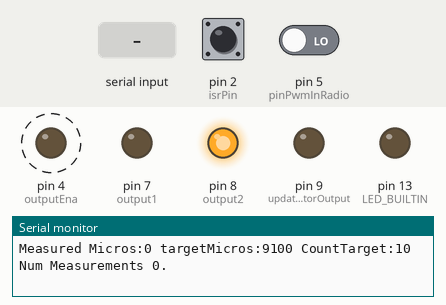
Bench run of a program on a simulated Arduino Nano, built with avr-gcc and run on an emulated ATmega328P. Shown: output pins drawn as LEDs (lit = HIGH), the last lines printed to the serial monitor. Dashed ring = blinking. The test bench sets the inputs (shaded band); at power-on: pin 2 (isrPin) HIGH, pin 5 (pinPwmInRadio) LOW.

Above: at 1.2 s.
1.3 s: "d\n" received over Serial
At 1.48 s:
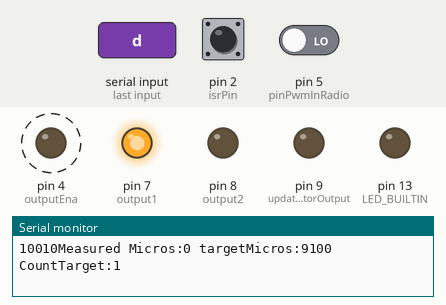
4.3 s: byte 100 ('d') received over Serial
At 7.17 s:
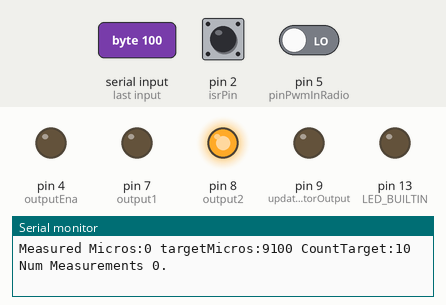
Timing chart, 0 to 8.7 s (numbered marks = the images above; inputs shaded):
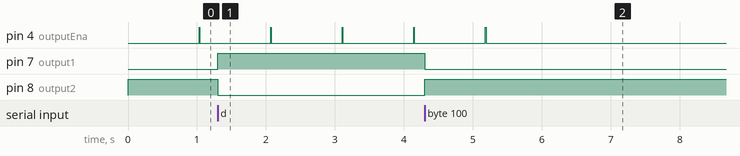

The program:

main.cpp
```cpp
#include <Arduino.h>
#include <stdio.h>
#include "Test2.h"
#include "flasher.h"
#include "InterruptTimerAction.h"
#include "RadioInputSample.h"
#include "CommandMapping.h"
#include "MotorSpeedMeasure.h"


uint16_t adjustTheSpeed(unsigned long measuredMicros);

#define __ASSERT_USE_STDERR

#include <assert.h>

///////////////////////////////////////////////////////////////////////////
// Set up some parameters
const uint16_t countLimit = 80;
uint16_t countTarget = 10 ;//(countLimit/10)*FB_GAIN;// initial value
bool direction = HIGH;
uint16_t numbreroftimesSpeedmeasuredMax = 0;
unsigned long targetMicros = 9100;
uint32_t watchdog = 100;
unsigned long measuredPWMFromRadio =0;
bool MotorTick = false;// Flag to be set each time outout period to Motor is achieved - 20Ms

///////////////////////////////////////////////////////////////////////////
// Set up the pins we attach to peripherials
const int isrPin = 2;
Flasher led3(LED_BUILTIN, 500, 500);
const uint8_t outputEna = 4;
const uint8_t output1 = 7;
const uint8_t output2 = 8;
const uint8_t updateRateIndicatorOutput = 9;
const uint8_t pinPwmInRadio = 5;


#define  DiagTick {static uint8_t outputDiag = LOW;outputDiag = !outputDiag;digitalWrite(updateRateIndicatorOutput, outputDiag);}

void settargetMicrosFromTX(unsigned long pwmRead)
{
  targetMicros = map_command_value_from_pwm_in(pwmRead);
}

// Set up the ASSERT handler
// handle diagnostic informations given by assertion and abort program execution:
void __assert(const char *__func, const char *__file, int __lineno, const char *__sexp) {
    // transmit diagnostic informations through serial link.
    Serial.println(__func);
    Serial.println(__file);
    Serial.println(__lineno, DEC);
    Serial.println(__sexp);
    Serial.flush();
    // abort program execution.
    abort();
}

///////////////////////////////////////////////////////////////////

///
///
uint16_t calculateTheSpeedAdjust (unsigned long measuredMicros)
{
    return (measuredMicros > targetMicros) ?measuredMicros-targetMicros:targetMicros-measuredMicros;
}

// the count target is actually FB_GAIN greater than the count limit
// if is divided by FB_GAIN when used
// This allows the slower increment and decrement ??
uint8_t incrementCountTarget(void)
{
  countTarget++;

  if ( countTarget >= countLimit)
  {
    countTarget = countLimit;
  }
  return countTarget;
}

uint8_t decrementCountTarget(void)
{
  if (countTarget > 1)
  {
    countTarget = countTarget - 1;
  }
  return countTarget;
}

/// This actually sets the speed
/// Needs to be used in a feedback loop
// The bigger countTarget The faster we go
// The faster we go the smaller is measuredMillis
uint16_t adjustTheSpeed(unsigned long measuredMicros)
{
  if (measuredMicros > 0)
  {
    if (measuredMicros > targetMicros) // we need to go faster increase countTarget
    {
      (uint8_t) incrementCountTarget();
    }

    if (measuredMicros < targetMicros)
    { // we need to go slower decrease countTarget
      (uint8_t) decrementCountTarget();
    }
  }
  return countTarget;
}

uint_fast16_t do_half_second_actions(void)
{
  char buffer[500];
  sprintf(buffer, "Measured Micros:%lu targetMicros:%lu CountTarget:%d Num Measurements %d.\n\r", GetMeasuredMicros(),targetMicros,countTarget,numbreroftimesSpeedmeasuredMax);
  Serial.print(buffer);

  SetResult(); // other elements sync
  return (uint16_t)0;
}

//////////////////////////////////////////////////////////////////
// Timer Actions (so as to not need stuff in the loop)
// Set up a set of actions to be performed on a timer interrupt
// Sim to be 0.5 Ms
void timerActions(unsigned long now)
{
  static uint16_t counter = 0;
  static uint16_t counterInner = 0;
  static uint16_t counter500 = 0;
  uint8_t output = LOW;
  uint8_t outputActive = output1;
  uint8_t outputInActive = output2;

  //countTarget Increases causes more ON Time in the period
  if (++counter500 > 1000)
  {// can do this in several places - here I link it to the timer
    counter500 = do_half_second_actions();
  }

  //countTarget Increases causes more ON Time in the period
  if (++counter == countLimit)
  {
    counter = 0;
    counterInner++;
    // more diagnostics
    numbreroftimesSpeedmeasuredMax = GetNumTimesSpeedMeasured();
    if (counterInner == 2)
    {
      (uint16_t) adjustTheSpeed(GetMeasuredMicros());
      counterInner = 0;
    }

    MotorTick = true; //sync  with the other elements that are interested in the motor update
  }

  // handle the PWM 0-100%
  output = (counter >= countTarget) ? LOW : HIGH;

  if (direction == HIGH)
  {
    outputActive = output2;
    outputInActive = output1;
  }

  // Activate the PWM
  digitalWrite(outputActive, HIGH);  // control with the variable on time
  digitalWrite(outputInActive, LOW); // keep turned off
  digitalWrite(outputEna, output);
}

//////////////////////////////////////////////////////////////////
/// The Setup element
///
void setup()
{
  Serial.begin(9600); // open the serial port at 9600 bps:
  initTimer(timerActions);

  pinMode(isrPin, INPUT);
  pinMode(pinPwmInRadio, INPUT); // set as an input only - the sampling is done locally
  digitalWrite(isrPin, HIGH); // enable internal pull ups

  // as only specific pins can support the ISR and the command needs the isr number not the pin number
  // translate using a built in function appropriate to the board which will set the pin appropriate to the Require ISR
  attachInterrupt(digitalPinToInterrupt(isrPin), pin_ISR, CHANGE); // Rasing or Lowering or Change

  // Three output pins at the moment - one for each direction of rotation and one for the enable
  pinMode(output2, OUTPUT);
  pinMode(output1, OUTPUT);
  pinMode(outputEna, OUTPUT);
  // set up a digital output for timing with an oscillascope
  pinMode(updateRateIndicatorOutput, OUTPUT);
}

//////////////////////////////////////////////////////////////////////////////
// Runs at about 10u Seconds
void loop()
{
  (void)ReadRadioPWM(micros());

  if (true == MotorTick)
  { // this ensures it runs each time the motor output is updated - 20ms
    //measuredPWMFromRadio = ExportPWMResults(); // get filtered Command PWM values
    //led3.Update(millis());                     // comfort message
    MotorTick = false;
  }
}
```

CommandMapping.h
```cpp
#ifndef CommandMapping_H
#define CommandMapping_H
unsigned long map_command_value_from_pwm_in(unsigned long pwmRead );
#endif
```

InterruptTimerAction.h
```cpp
#ifndef InterruptTimerAction_H
#define InterruptTimerAction_H
#include <Arduino.h>

typedef void (*timerAction_t)(unsigned long);
//InterruptTimerAction(timerAction_t intimer_actiontv);
// void SetTimerActions(timerAction_t timerAction);

void initTimer(timerAction_t timerAction);

#endif
```

MotorSpeedMeasure.h
```cpp
#ifndef MotorSpeedMeasure_h
#define MotorSpeedMeasure_h

#include <Arduino.h>

void pin_ISR();
unsigned long GetMeasuredMicros(void);
uint16_t GetNumTimesSpeedMeasured(void);
#endif
```

RadioInputSample.h
```cpp
#include <Arduino.h>
#ifndef RadioInputSample_H
#define RadioInputSample_H
typedef enum  {
    waitingToStart,
    pwmHigh,
    pwmLow
}state_t;

typedef struct
{
    state_t state;
    unsigned long microsResult;
}result_t;

uint8_t
ReadRadioPWM(unsigned long micros);

void
 SetResult(void);

unsigned long ExportPWMResults(void);

 void ReportCurrentState(void);
 #endif
```

Test2.h
```cpp
#ifndef TEST2_H
#define TEST2_H

extern unsigned int externalVariable;
unsigned int ReturnTest2Variable(void);
void SetTest2Variable(unsigned int);
void PrintTest2Variables(void);
#endif
```

flasher.h
```cpp
#ifndef Flasher_h
#define Flasher_h
#include "Arduino.h"

class Flasher
{
private:
    int ledPin;            // the number of the LED pin
    unsigned long OnTime;  // milliseconds of on-time
    unsigned long OffTime; // milliseconds of off-time
    // These maintain the current state
    int ledState;                 // ledState used to set the LED
    unsigned long previousMillis; // will store last time LED was updated

public:
    Flasher(int pin, long on, long off);
    void Update(unsigned long currentMicros);
};
#endif
```

CommandMapping.cpp
```cpp
#include <Arduino.h>
#include "CommandMapping.h"

typedef struct
{
    uint8_t drive_value;
    unsigned long command_reading;
}mapping_t;


#define MAX_COMMANDED_VALUE 2005
#define MIN_COMMANDED_VALUE 980

#define MAX_DRIVE_VALUE 40
#define MIN_DRIVE_VALUE 0


#define MAPPING_SECTORS (MAX_DRIVE_VALUE-MIN_DRIVE_VALUE)

#define MAPPING_PER_COMMAND_VALUE(x) (((x)/(MAX_COMMANDED_VALUE-MIN_COMMANDED_VALUE))*(MAPPING_SECTORS))

#define mapping_t_Default {(uint8_t)0,(unsigned long)0}

/// possibly to be used for a non linear result ?
static mapping_t current_result[MAPPING_SECTORS] = {
    {MAPPING_PER_COMMAND_VALUE(MIN_DRIVE_VALUE)},
    {MAPPING_PER_COMMAND_VALUE(MAX_DRIVE_VALUE)}
    };

static uint8_t given_command_value_return_drive_value(unsigned long comanded_value)
{
    //uint8_t ret_val = (((comanded_value-MIN_DRIVE_VALUE)*MAPPING_SECTORS)/(MAX_COMMANDED_VALUE-MIN_COMMANDED_VALUE)) ;

    return 0;
}


unsigned long map_command_value_from_pwm_in(unsigned long pwmRead )
{
    return (unsigned long)given_command_value_return_drive_value(pwmRead);
}
```

InterrupTimerAction.cpp
```cpp
#include "InterruptTimerAction.h"

static timerAction_t theActions = nullptr;

// the action to be performed when either the a or B timer occur
void action(void)
{
  if (nullptr != theActions) {(void) theActions(micros());}
}
// The SERVICE indicates an interrupt service routine and the one specificed is the Timer/Counter0 Output Compare Match A Interrupt
// SIGNAL is the old-school name for an interrupt service routine when using avr-gcc.
// The notation is deprecated on the avr. Please use ISR(VECTOR_NAME) { ... } instead.
// See http://www.nongnu.org/avr-libc/u... for details, assuming you're using avr-gcc (WinAVR).
// #define 	SIGNAL(vector)
// SIGNAL(TIMER0_COMPA_vect)
ISR(TIMER0_COMPA_vect)
{
  action();
}

ISR(TIMER0_COMPB_vect)
{
  action();
}

static void SetTimerActions(timerAction_t timerAction)
{
    theActions = timerAction;
}

void initTimer(timerAction_t timerAction)
{
    SetTimerActions(timerAction);
    // Timer0 is already used for millis() - we'll just interrupt somewhere in the middle and call the "Compare A" function below
    // This needs more information - common the web as an example but not explained more
    // Its AVR not Arduino
    // • Bit 1 – OCIE0A: Timer/Counter0 Output Compare Match A Interrupt Enable
    // When the OCIE0A bit is written to one, and the I-bit in the status register is set,
    /// the Timer/Counter0 compare match A interrupt is enabled.
    //The corresponding interrupt is executed if a compare OCF0A bit is set in the Timer/Counter 0 interrupt flag register – TIFR0.
    OCR0A = 0x1F;          // set a value into the A register
    TIMSK0 |= _BV(OCIE0A); // this is the Timer counter interupt mask which we set up to bit 1 (I-bit) to be read write
    OCR0B = 0x9E;          // set a value into the B register
    TIMSK0 |= _BV(OCIE0B); // this is the Timer counter interupt mask which we set up to bit 1 (I-bit) to be read write
}
```

MotorSpeedMeasure.cpp
```cpp
#include <Arduino.h>
#include "MotorSpeedMeasure.h"

//////////////Debug
const unsigned long SMOOTH_FACTOR = 16;
uint16_t numbreroftimesSpeedmeasured = 0;
uint16_t speedmeasuredIndicator = 0;
unsigned long currentMicros = micros();
unsigned long lastMicros = micros();
unsigned long measuredMicros = micros();

unsigned long cumulativeMeasuredMicros = micros();
unsigned long count = 0;
void accumulate(unsigned long in)
{
    //cumulativeMeasuredMicros = ((cumulativeMeasuredMicros*(SMOOTH_FACTOR-1))+in)/SMOOTH_FACTOR; // simple smoothing
    uint_fast64_t input = (uint_fast64_t)in;
    uint_fast64_t cumulativeMeasuredMicros64 = (((uint_fast64_t)cumulativeMeasuredMicros)*(SMOOTH_FACTOR-1))+input;
    cumulativeMeasuredMicros = (unsigned long)(cumulativeMeasuredMicros64/SMOOTH_FACTOR);
    count++;
}

///////////////////
/// Speedy Interrupt Service routines
// here we work out the time between edges of the hall effect inputs
void pin_ISR()
{
    currentMicros = micros();
    measuredMicros = (currentMicros > lastMicros) ? currentMicros - lastMicros : 0;
    if ((measuredMicros > 100) && (measuredMicros < 30000))
    {
        accumulate(measuredMicros);
        numbreroftimesSpeedmeasured++;
        speedmeasuredIndicator++;
    }

    lastMicros = currentMicros;
}

unsigned long GetMeasuredMicros(void)
{
    return cumulativeMeasuredMicros;
}
unsigned long GetMeasuredMicros1(void)
{
    unsigned long retval = 0;
    if ((count > 8) && (speedmeasuredIndicator!=0))
    {
        retval = cumulativeMeasuredMicros;
        speedmeasuredIndicator = 0;
    }

    return retval;
}

uint16_t GetNumTimesSpeedMeasured(void)
{
    unsigned long ret_val = numbreroftimesSpeedmeasured;
    numbreroftimesSpeedmeasured = 0;
    return ret_val;
}
```

RadioInputSample.cpp
```cpp
// Jeffs attempt to make a non blocking polling PWM input
// c to start with - make c++ later with a constructor
#include <Arduino.h>
#include "RadioInputSample.h"
#include <limits.h>

#define result_t_Default {(state_t)waitingToStart,(unsigned long)0}
#define NUM_ELEMENTS_IN_CURRENT_RESULT 50
static uint32_t radioSignalMemory = 0;
static unsigned long microsMemory = 0;
static unsigned long microsResult = 0;
static uint8_t pinPwmInRadio = 5; // update in the constructor if it works
static bool setresult = false;
static uint8_t max = 0;
static state_t state = waitingToStart;
static result_t current_result[NUM_ELEMENTS_IN_CURRENT_RESULT] = {result_t_Default,result_t_Default,result_t_Default,result_t_Default,result_t_Default};
static const uint8_t current_result_ptr_max = NUM_ELEMENTS_IN_CURRENT_RESULT; // (sizeof current_result)/(sizeof current_result[0]);
static uint8_t current_result_ptr = 0;

unsigned long test_cumulative =0;
// Long brute force calc -
static unsigned long cumulative_moving_average(uint8_t max)
{
    int i = 0;
    unsigned long micros_cumulative = 0;

    // Make sure that the max number of values does not exceed that of the possible storage
    if (max >= NUM_ELEMENTS_IN_CURRENT_RESULT)
    {
        max = NUM_ELEMENTS_IN_CURRENT_RESULT;
    }

    for(;i<max;i++)
    {
        if((ULONG_MAX-micros_cumulative)>current_result[i].microsResult)
        {// if we are not going to overload the capacity of the field add the numbers
            micros_cumulative = micros_cumulative+current_result[i].microsResult;
        }
        else
        {// this route only if we overload
            --i;
            break;
        }
    }
    // return the average over the last max values
    return micros_cumulative/i;
}

static uint8_t store_current_result(state_t stateIN, unsigned long microsResultIN)
{
    current_result[current_result_ptr].state = stateIN;
    current_result[current_result_ptr].microsResult = microsResultIN;
    current_result_ptr++;

    // during the short time it takes to fill the circular buffer use the number we have collected
    if(max<NUM_ELEMENTS_IN_CURRENT_RESULT)max++;

    if (current_result_ptr == NUM_ELEMENTS_IN_CURRENT_RESULT)
    {// wrap the pointer if appropriate
        current_result_ptr = 0;
    }
    return current_result_ptr;
}

uint8_t
ReadRadioPWM1(unsigned long micros)
{
    int radioSignal = digitalRead(pinPwmInRadio);
    return (true==radioSignal)?true:false;
}

uint8_t
ReadRadioPWM(unsigned long micros)
{
    uint8_t retVal=0;
    int radioSignal = digitalRead(pinPwmInRadio);

    switch (state)
    {
    case waitingToStart:
        if (radioSignal == true)
        {
            state = pwmHigh;
            radioSignalMemory = micros;
        }
        break;
    case pwmHigh:
        if (radioSignal == false)  // a high to low transition - end of the P Width period
        {
            state = pwmLow;
            microsResult = micros - radioSignalMemory;  // capture the time in the high state
            store_current_result(state, microsResult);  // storing state is a bit pointless
            if(setresult==true) ReportCurrentState();   // debug print out
        }
        break;
    case pwmLow:
        if ((micros - microsMemory) > 3000)
            state = waitingToStart;
        break;
    }
    return retVal;
}

void
 SetResult(void)
{
    setresult=true;
}

unsigned long ExportPWMResults(void)
{
    test_cumulative = cumulative_moving_average(max);
    return test_cumulative;
}

// debug function - write the data out when triggered in line with the
// Main loop
// Called from within the pwm input state machine but only enabled to report
// by an external signal from the main loop
void ReportCurrentState(void)
{
    char buffer[500];
    sprintf(buffer, "\n state: %d MeasuredPWM Time %lu : %lu \r\n", state, ExportPWMResults(),test_cumulative);
    Serial.print(buffer);
    setresult = false; //
}
```

SerialEventsHandler.cpp
```cpp
#include <Arduino.h>

// this is an abstraction for clarity and only for debugging at his point
// uses globals - will tidy

extern unsigned long targetMicros;
extern bool direction;
extern uint16_t countTarget;
extern const uint16_t countLimit;


// Interrupt driven elements //////////////////////////////////
/// Function to test the use of interrupts on the serial in line
/// This is a Arduino thing I guess
bool serialEventDirect(int character)
{
  bool ret_val = true;

  if (character == 'f') // f567
  {
    countTarget = 1;
  }
  else if (character == 's') // s
  {
    countTarget = 40;
  }
  if (character == '-')
  {
    if(countTarget > 0) countTarget--;
  }
  else if (character == 61)
  {
    if(++countTarget > countLimit) countTarget = countLimit;
  }
  else{
    ret_val = false;
  }
  return ret_val;
}

/// Interrupt driven elements //////////////////////////////////
/// Function to test the use of interrupts on the serial in line
/// This is a Arduino thing I guess
bool serialEventMeasured(int character)
{
  bool ret_val = true;

  if (character == 'f') // f567
  {
    targetMicros = 2200;//80
  }
  else if (character == 's') // s
  {
    targetMicros = 5000;// 10
  }
  else if (character == 'a') // s
  {
    targetMicros = 2700;//20
  }
   else if (character == 'b') // s
  {
    targetMicros = 8100;//4a
  }
  else
  {
    ret_val = false;
  }
  return ret_val;
}

// Interrupt driven elements //////////////////////////////////
/// Function to test the use of interrupts on the serial in line
/// This is a Arduino thing I guess
void serialEvent()
{
  int eric = Serial.read();
  Serial.print(eric, DEC);

  if (true == serialEventMeasured(eric))
  {

  }
  else if (eric == 'd')
  {
    if (direction == HIGH)
    {
      direction = LOW;
    }
    else
    {
      direction = HIGH;
    }
  }
}
```

Source omitted: Test2.cpp (520 bytes), flasher.cpp (816 bytes)

Measured:
- after the input at 1.3 s, pin 7 (output1): LOW → HIGH at once; pin 8 (output2): HIGH → LOW at once
- after the input at 4.3 s, pin 7 (output1): HIGH → LOW at once; pin 8 (output2): LOW → HIGH at once
